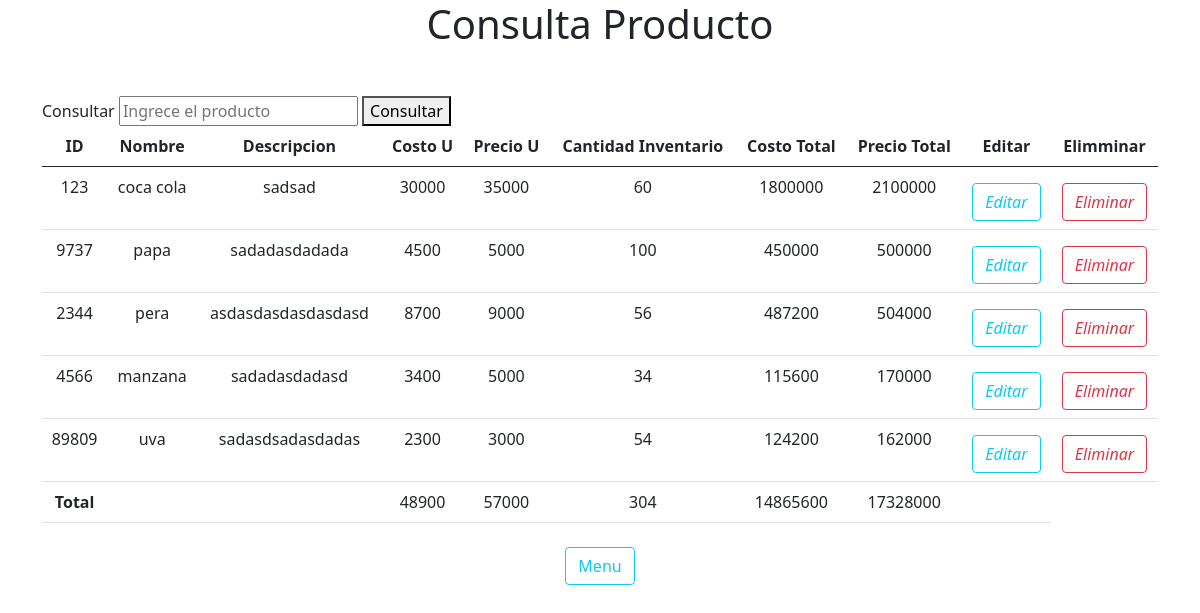
The app's page /BS/Facturacion/consultarProducto.php with its own data.
### tables this page shows
CREATE TABLE IF NOT EXISTS `producto` (
  `i` int(11) NOT NULL AUTO_INCREMENT,
  `id` int(10) NOT NULL,
  `nombre` varchar(255) NOT NULL,
  `descripcion` varchar(500) NOT NULL,
  `costo` int(10) NOT NULL,
  `precio` int(10) NOT NULL,
  `cantida_inventario` int(11) NOT NULL,
  PRIMARY KEY (`i`)
);

### BS/Facturacion/consultarProducto.php (the view, shortened to what this page needs)
<!DOCTYPE html>
<html lang="en">
<head>
    <link href="https://cdn.jsdelivr.net/npm/bootstrap@5.0.2/dist/css/bootstrap.min.css" rel="stylesheet">
</head>
<body>
    <?php
    include_once("conexion.php");
    $consulta = $conexion->query("Select * from producto");
    if (empty($_POST)) {
        ?>
        <div class="container">
            <h1 class="text-center mb-5">Consulta Producto</h1>
            <form action="" method="POST">
                <div>
                    <label for="">Consultar</label>
                    <input type="text" placeholder="Ingrece el producto" name="buscar">
                    <button type="submit">Consultar</button>
                </div>
            </form>
            <form action="editarProducto.php">
                <table class="table table-hover text-center">
                    <thead>
                        <tr>
                            <th scope="col">ID</th>
                            <th scope="col">Nombre</th>
                            <th scope="col">Descripcion</th>
                            <th scope="col">Costo U</th>
                            <th scope="col">Precio U</th>
                            <th scope="col">Cantidad Inventario</th>
                            <th scope="col">Costo Total</th>
                            <th scope="col">Precio Total</th>
                            <th scope="col">Editar</th>
                            <th scope="col">Elimminar</th>
                        </tr>
                    </thead>
                    <tbody>
                        <?php
                        $contPrecio = 0;
                        $contCosto = 0;
                        $contInventario = 0;
                        while ($row=$consulta->fetch_array()) {
                            $costoTotal = $row['costo'] * $row['cantida_inventario'];
                            $precioTotal = $row['precio'] * $row['cantida_inventario'];
                        ?>
                            <tr>
                                <td><?php echo $row ['id'];?></td>
                                <td><?php echo $row ['nombre'];?></td>
                                <td><?php echo $row ['descripcion'];?></td>
                                <td><?php echo $row ['costo'];?></td>
                                <td><?php echo $row ['precio'];?></td>
                                <td><?php echo $row ['cantida_inventario'];?></td>
                                <td><?php echo $costoTotal;?></td>
                                <td><?php echo $precioTotal;?></td>
                                <td>
                                    <a class="btn btn-outline-info mt-2" href="modificarProducto.php?
                                        nombre=<?php echo $row['nombre']; ?> &&
                                        descripcion=<?php echo $row['descripcion']; ?> &&
                                        costo=<?php echo $row['costo']; ?> &&
                                        precio=<?php echo $row['precio']; ?> &&
                                        cantidad_inventario=<?php echo $row['cantida_inventario']; ?>">
                                        <i class="icon-edit">Editar</i>
                                    </a>
                                </td>
                                <td>
                                    <a class="btn btn-outline-danger mt-2" href="eliminarProducto.php?
                                        eliminarNombre=<?php echo $row['nombre']; ?>">
                                        <i class="icon-edit">Eliminar</i>
                                    </a>
                                </td>
                            </tr>
                        <?php
                        $contPrecio = $contPrecio+$row['precio'];
                        $contCosto = $contCosto+$row['costo'];
                        $contInventario = $contInventario+$row['cantida_inventario'];
                        }
                        $contPrecioTotal = $contPrecio*$contInventario;
                        $contCostoTotal = $contCosto*$contInventario;
                        ?>
                        <tr>
                            <td><strong>Total</strong></td>
                            <td></td>
                            <td></td>
                            <td><?php echo $contCosto; ?></td>
                            <td><?php echo $contPrecio; ?></td>
                            <td><?php echo $contInventario; ?></td>
                            <td><?php echo $contCostoTotal; ?></td>
                            <td><?php echo $contPrecioTotal; ?></td>
                            <td></td>
                        </tr>
                    </tbody>
                </table>
            </form>
            <div class="text-center">
                <a class="btn btn-outline-info mt-2" href="http://localhost/ADSO-2593917/BS/Facturacion/menu.php" role="button">Menu</a>
            </div>
        </div>
        <?php
    }else if (isset($_POST['buscar'])) {
        if (isset($_POST['buscar'])) {
            $buscar = $_POST['buscar'];
            $consulta = $conexion->query("SELECT * FROM producto WHERE nombre LIKE '%$buscar%' or id='$buscar' ORDER BY id ASC");
        }else {
            $consulta = $conexion->query("SELECT * FROM producto ORDER BY nombre");
        }
        ?>
        <div class="container">
            <h1 class="text-center">Consulta Individula</h1>
            <table class="table table-hover text-center">
                <thead>
                    <tr>
                        <th scope="col">ID</th>
                        <th scope="col">Nombre</th>
                        <th scope="col">Descripcion</th>
                        <th scope="col">Costo</th>
                        <th scope="col">Precio</th>
                        <th scope="col">Cantidad Inventario</th>
                        <th scope="col">Editar</th>
                        <th scope="col">Elimminar</th>
                    </tr>
                </thead>
                <tbody>
                    <?php
                    while ($row=$consulta->fetch_array()) {
                    ?>
                        <tr>
                            <td><?php echo $row ['id'];?></td>
                            <td><?php echo $row ['nombre'];?></td>
                            <td><?php echo $row ['descripcion'];?></td>
                            <td><?php echo $row ['costo'];?></td>
                            <td><?php echo $row ['precio'];?></td>
                            <td><?php echo $row ['cantida_inventario'];?></td>
                            <td>
                                    <a class="btn btn-outline-info mt-2" href="modificarProducto.php?
                                        nombre=<?php echo $row['nombre']; ?> &&
                                        descripcion=<?php echo $row['descripcion']; ?> &&
                                        costo=<?php echo $row['costo']; ?> &&
                                        precio=<?php echo $row['precio']; ?> &&
                                        cantidad_inventario=<?php echo $row['cantida_inventario']; ?>">
                                        <i class="icon-edit">Editar</i>
                                    </a>
                                </td>
                                <td>
                                    <a class="btn btn-outline-danger mt-2" href="eliminarProducto.php?
                                        eliminarNombre=<?php echo $row['nombre']; ?>">
                                        <i class="icon-edit">Eliminar</i>
                                    </a>
                                </td>
                        </tr>
                    <?php
                    }
                    ?>
                </tbody>
            </table>
            <div class="text-center">
                <a class="btn btn-outline-info mt-2" href="" role="button">Salir</a>
            </div>
        </div>
    <?php
    }
    ?>
</body>
</html>

### records on screen
producto: id "123", nombre "coca cola", descripcion "sadsad", costo "30000", precio "35000", cantida_inventario "60", costoTotal "1800000", precioTotal "2100000"
producto: id "9737", nombre "papa", descripcion "sadadasdadada", costo "4500", precio "5000", cantida_inventario "100", costoTotal "450000", precioTotal "500000"
producto: id "2344", nombre "pera", descripcion "asdasdasdasdasdasd", costo "8700", precio "9000", cantida_inventario "56", costoTotal "487200", precioTotal "504000"
producto: id "4566", nombre "manzana", descripcion "sadadasdadasd", costo "3400", precio "5000", cantida_inventario "34", costoTotal "115600", precioTotal "170000"
producto: id "89809", nombre "uva", descripcion "sadasdsadasdadas", costo "2300", precio "3000", cantida_inventario "54", costoTotal "124200", precioTotal "162000"

### other values on screen
$contCosto "48900"
$contPrecio "57000"
$contInventario "304"
$contCostoTotal "14865600"
$contPrecioTotal "17328000"
